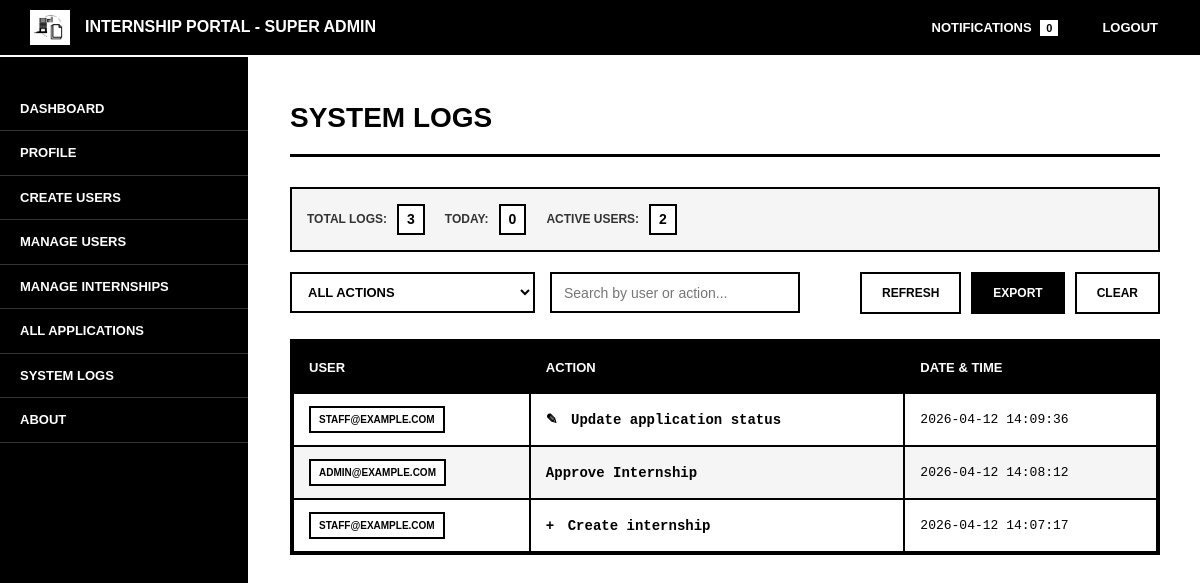
Screenshot of /superadmin/system_logs.php (signed in) with the database file from the repository.
### tables this page shows
CREATE TABLE `system_logs` (
  `log_id` int(11) NOT NULL,
  `user_id` int(11) DEFAULT NULL,
  `action` varchar(255) NOT NULL,
  `description` text DEFAULT NULL,
  `created_at` timestamp NOT NULL DEFAULT current_timestamp()
);

CREATE TABLE `users` (
  `user_id` int(11) NOT NULL,
  `email` varchar(255) NOT NULL,
  `password_hash` varchar(255) DEFAULT NULL,
  `user_type` enum('admin','staff','intern','superadmin') NOT NULL,
  `verified` tinyint(1) DEFAULT 0,
  `created_at` timestamp NOT NULL DEFAULT current_timestamp(),
  `updated_at` timestamp NOT NULL DEFAULT current_timestamp() ON UPDATE current_timestamp(),
  `first_login` tinyint(1) DEFAULT 1,
  `reset_token` varchar(255) DEFAULT NULL,
  `token_expiry` datetime DEFAULT NULL,
  `status` enum('active','banned','suspended') DEFAULT 'active'
);

### includes/functions.php (called while the page is built, shortened)
<?php
function isSuperAdminUser($userType = null) {
    $userType = $userType ?? ($_SESSION['user_type'] ?? null);
    return $userType === 'superadmin';
}
function getAdminAreaLabel() {
    return isSuperAdminUser() ? 'Super Admin' : 'Admin';
}
?>

### superadmin/system_logs.php (the view, shortened to what this page needs)
<?php
require_once '../includes/functions.php';
$panelLabel = getAdminAreaLabel();
$stmt = $pdo->prepare("SELECT COUNT(*) FROM notifications WHERE user_id = ? AND is_read = 0");
$stmt->execute([$_SESSION['user_id']]);
$unread = $stmt->fetchColumn();
$page = isset($_GET['page']) ? max(1, (int) $_GET['page']) : 1;
$limit = 50;
$offset = ($page - 1) * $limit;
$stmt = $pdo->prepare("
    SELECT l.*, u.email
    FROM system_logs l
    LEFT JOIN users u ON l.user_id = u.user_id
    ORDER BY l.created_at DESC
    LIMIT ? OFFSET ?
");
$stmt->bindValue(1, $limit, PDO::PARAM_INT);
$stmt->bindValue(2, $offset, PDO::PARAM_INT);
$stmt->execute();
$logs = $stmt->fetchAll();
$totalStmt = $pdo->prepare("SELECT COUNT(*) FROM system_logs");
$totalStmt->execute();
$totalLogs = $totalStmt->fetchColumn();
$today = date('Y-m-d');
$todayStmt = $pdo->prepare("SELECT COUNT(*) FROM system_logs WHERE DATE(created_at) = ?");
$todayStmt->execute([$today]);
$todayCount = $todayStmt->fetchColumn();
$uniqueUsersStmt = $pdo->prepare("SELECT COUNT(DISTINCT user_id) FROM system_logs WHERE user_id IS NOT NULL");
$uniqueUsersStmt->execute();
$uniqueUsers = $uniqueUsersStmt->fetchColumn();
function getActionClass($action)
{
    $action = strtolower($action);
    if (strpos($action, 'create') !== false) {
        return 'action-create';
    }
    if (strpos($action, 'update') !== false) {
        return 'action-update';
    }
    return '';
}
?>
<!DOCTYPE html>
<html>
<head>
    <link rel="stylesheet" href="../assets/css/system.css">
    <link rel="stylesheet" href="../assets/css/responsive.css">
</head>
<body>
<div class="topnav">
    <div class="logo-section">
        <img src="../assets/img/logo.png" alt="Logo">
        <h4>Internship Portal - <?= htmlspecialchars($panelLabel) ?></h4>
    </div>
    <div class="topnav-right">
        <a href="notifications.php">
            Notifications <span class="badge"><?= $unread ?></span>
        </a>
        <a href="../logout.php">Logout</a>
    </div>
</div>
<div class="wrapper">
    <div class="sidebar">
        <a href="index.php">Dashboard</a>
        <a href="profile.php">Profile</a>
        <a href="create_users.php">Create Users</a>
        <a href="manage_users.php">Manage Users</a>
        <a href="manage_internships.php">Manage Internships</a>
        <a href="applications.php">All Applications</a>
        <a href="system_logs.php" class="active">System Logs</a>
        <a href="about.php">About</a>
    </div>
    <div class="main-content">
        <h2>System Logs</h2>
        <div class="logs-stats">
            <div class="stat-item">
                <span class="stat-label">Total Logs:</span>
                <span class="stat-value"><?= $totalLogs ?></span>
            </div>
            <div class="stat-item">
                <span class="stat-label">Today:</span>
                <span class="stat-value"><?= $todayCount ?></span>
            </div>
            <div class="stat-item">
                <span class="stat-label">Active Users:</span>
                <span class="stat-value"><?= $uniqueUsers ?></span>
            </div>
        </div>
        <div class="logs-controls">
            <div class="logs-filters">
                <select class="filter-select" id="actionFilter">
                    <option value="all">All Actions</option>
                </select>
                <input type="text" class="search-input" id="searchInput" placeholder="Search by user or action...">
            </div>
            <div class="logs-actions">
                <button class="btn-action btn-refresh" onclick="location.reload()">Refresh</button>
                <a href="export_logs.php" class="btn-action btn-export">Export</a>
                <a href="clear_logs.php" class="btn-action btn-clear" onclick="return confirm('Are you sure you want to clear logs? This action cannot be undone.');">Clear</a>
            </div>
        </div>
        <div class="table-container">
            <?php if (count($logs) > 0): ?>
            <table id="logsTable">
                <thead>
                    <tr>
                        <th>User</th>
                        <th>Action</th>
                        <th>Date & Time</th>
                    </tr>
                </thead>
                <tbody>
                    <?php foreach ($logs as $log): ?>
                    <tr data-action="<?= htmlspecialchars($log['action']) ?>">
                        <td>
                            <?php if ($log['email']): ?>
                                <span class="user-badge"><?= htmlspecialchars($log['email']) ?></span>
                            <?php else: ?>
                                <span class="user-badge user-system">SYSTEM</span>
                            <?php endif; ?>
                        </td>
                        <td>
                            <span class="action-log <?= getActionClass($log['action']) ?>">
                                <?= htmlspecialchars($log['action']) ?>
                            </span>
                        </td>
                        <td class="log-date"><?= date('Y-m-d H:i:s', strtotime($log['created_at'])) ?></td>
                    </tr>
                    <?php endforeach; ?>
                </tbody>
            </table>
            <?php else: ?>
            <div class="no-results">
                No system logs found.
            </div>
            <?php endif; ?>
        </div>
    </div>
</div>
</body>
</html>

### assets/css/system.css (style rules this page uses)
* { margin: 0; padding: 0; box-sizing: border-box; }
body { font-family: Arial, Helvetica, sans-serif; background-color: #ffffff; color: #000000; line-height: 1.5; min-height: 100vh; }
.topnav { background-color: #000000; color: #ffffff; padding: 10px 30px; display: flex; justify-content: space-between; align-items: center; border-bottom: 2px solid #ffffff; }
.logo-section { display: flex; align-items: center; gap: 15px; }
.logo-section img { max-width: 40px; height: auto; border: 2px solid #ffffff; }
.logo-section h4 { font-size: 16px; font-weight: bold; text-transform: uppercase; color: #ffffff; }
.topnav-right { display: flex; gap: 20px; }
.topnav-right a { color: #ffffff; text-decoration: none; font-size: 13px; font-weight: bold; text-transform: uppercase; padding: 5px 10px; border: 2px solid transparent; transition: all 0.3s ease; }
.badge { background-color: #ffffff; color: #000000; padding: 2px 6px; font-size: 11px; font-weight: bold; margin-left: 5px; }
.wrapper { display: flex; min-height: calc(100vh - 60px); }
.sidebar { width: 250px; background-color: #000000; color: #ffffff; padding: 30px 0; border-right: 2px solid #ffffff; flex-shrink: 0; }
.sidebar a { display: block; color: #ffffff; text-decoration: none; padding: 12px 20px; border-bottom: 1px solid #333333; text-transform: uppercase; font-size: 13px; font-weight: bold; transition: all 0.3s ease; }
.main-content { flex: 1; padding: 40px; background-color: #ffffff; overflow-y: auto; max-height: calc(100vh - 60px); }
.main-content h2 { font-size: 28px; font-weight: bold; text-transform: uppercase; margin-bottom: 30px; border-bottom: 3px solid #000000; padding-bottom: 15px; }
.logs-controls { display: flex; justify-content: space-between; align-items: center; margin-bottom: 25px; flex-wrap: wrap; gap: 15px; }
.logs-filters { display: flex; gap: 15px; flex-wrap: wrap; }
.filter-select { padding: 10px 12px; border: 2px solid #000000; background-color: #ffffff; font-size: 13px; text-transform: uppercase; font-weight: bold; border-radius: 0; min-width: 150px; }
.search-input { padding: 10px 12px; border: 2px solid #000000; background-color: #ffffff; font-size: 14px; color: #000000; border-radius: 0; min-width: 250px; }
.logs-actions { display: flex; gap: 10px; }
.btn-action { display: inline-block; padding: 10px 20px; text-decoration: none; font-weight: bold; text-transform: uppercase; font-size: 12px; border: 2px solid #000000; transition: all 0.3s ease; background-color: transparent; color: #000000; cursor: pointer; }
.btn-refresh { background-color: #ffffff; color: #000000; }
.btn-export { background-color: #000000; color: #ffffff; }
.btn-clear { background-color: #ffffff; color: #000000; }
.table-container { border: 2px solid #000000; overflow-x: auto; background-color: #ffffff; margin-bottom: 20px; }
table { width: 100%; border-collapse: collapse; min-width: 800px; }
th { background-color: #000000; color: #ffffff; font-weight: bold; text-transform: uppercase; font-size: 13px; padding: 15px; text-align: left; border: 2px solid #000000; }
td { padding: 12px 15px; border: 2px solid #000000; font-size: 14px; }
tr:nth-child(even) { background-color: #f5f5f5; }
.user-badge { display: inline-block; padding: 4px 8px; font-weight: bold; text-transform: uppercase; font-size: 10px; border: 2px solid #000000; background-color: #ffffff; color: #000000; }
.action-log { font-family: 'Courier New', monospace; font-weight: bold; }
.action-create { color: #000000; position: relative; }
.action-create::before { content: '+'; margin-right: 5px; font-weight: bold; }
.action-update { color: #000000; position: relative; }
.action-update::before { content: '✎'; margin-right: 5px; font-weight: bold; }
.log-date { font-family: 'Courier New', monospace; font-size: 13px; }
.logs-stats { display: flex; gap: 20px; margin-bottom: 20px; padding: 15px; border: 2px solid #000000; background-color: #f5f5f5; flex-wrap: wrap; }
.stat-item { display: flex; align-items: center; gap: 10px; }
.stat-label { font-weight: bold; text-transform: uppercase; font-size: 12px; color: #333333; }
.stat-value { font-weight: bold; font-size: 14px; padding: 3px 8px; border: 2px solid #000000; background-color: #ffffff; }

### rows the page displays
system_logs: user.email "STAFF@EXAMPLE.COM", action "Update application status", created_at "2026-04-12 14:09:36"
system_logs: user.email "ADMIN@EXAMPLE.COM", action "Approve Internship", created_at "2026-04-12 14:08:12"
system_logs: user.email "STAFF@EXAMPLE.COM", action "Create internship", created_at "2026-04-12 14:07:17"

### other values shown
$panelLabel "SUPER ADMIN"
$unread "0"
$totalLogs "3"
$todayCount "0"
$uniqueUsers "2"
